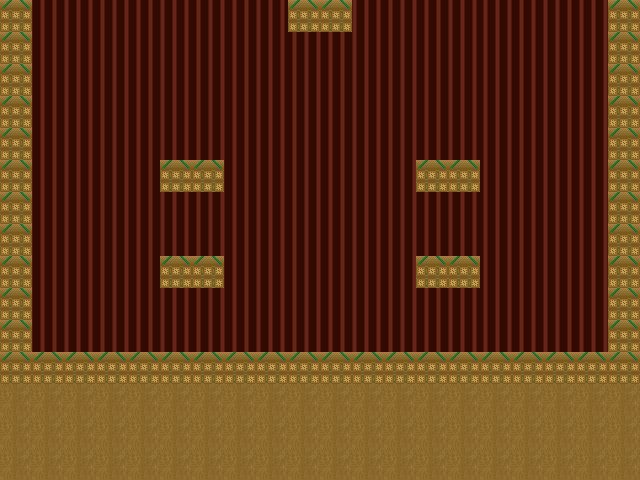

A 2D game scene composited from a Tiled map and its tileset images. What follows is a short description and the map's XML, with each tile layer's data collapsed to a summary:
An orthogonal 20x15 tile map with 32x32 px tiles, 2 tile layers (Collision, Background), 2 tilesets, 1 image layer and 2 objects (player, ninja-cat).

<map version="1.0" orientation="orthogonal" width="20" height="15" tilewidth="32" tileheight="32">
 <tileset firstgid="1" name="metatiles32x32" tilewidth="32" tileheight="32">
  <image source="stage-metatiles/metatiles32x32.png" trans="e3c0e2" width="320" height="32" />
  <tile id="0">
   <properties>
    <property name="type" value="solid" />
   </properties>
  </tile>
  <tile id="1">
   <properties>
    <property name="type" value="platform" />
   </properties>
  </tile>
 </tileset>
 <tileset firstgid="11" name="jungle-tilesheet" tilewidth="32" tileheight="32">
  <image source="stage-2/tiles/jungle-tilesheet.png" trans="e3c0e2" width="640" height="480" />
 </tileset>
 <imagelayer name="bg" width="20" height="15">
  <image source="stage-2/tiles/jungleboss-bg.png" />
 </imagelayer>
 <layer name="Collision" width="20" height="15">
  <data>[300 cells, 110 non-empty, 2 distinct tile ids]</data>
 </layer>
 <layer name="Background" width="20" height="15">
  <data>[300 cells, 112 non-empty, 2 distinct tile ids]</data>
 </layer>
 <objectgroup name="entities" width="20" height="15">
  <object name="player" x="32" y="312" width="39" height="40">
   <properties>
    <property name="name" value="player" />
   </properties>
  </object>
  <object name="ninja-cat" x="288" y="288" width="64" height="64">
   <properties>
    <property name="name" value="ninja-cat" />
   </properties>
  </object>
 </objectgroup>
</map>
